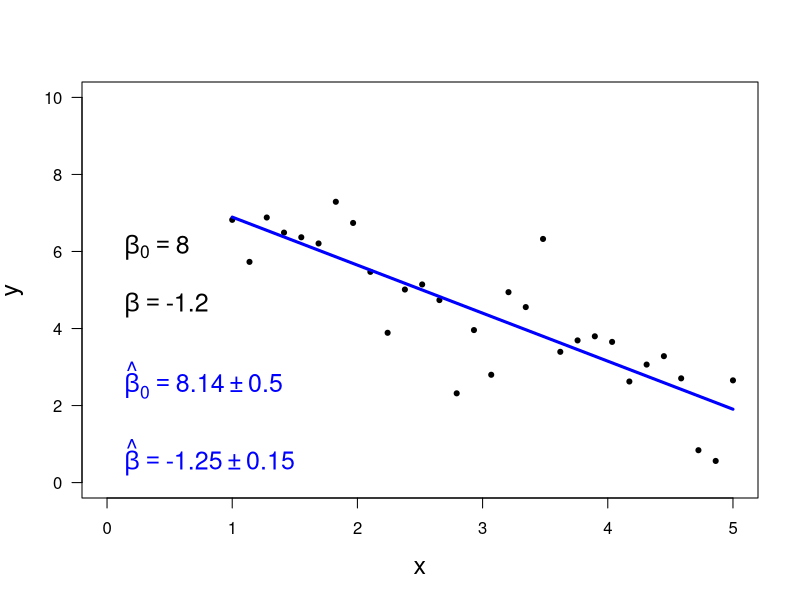

The R script that drew this image:
print('file: LS-example1.R')
# generate artificial data & fit straight line; n=30
beta0 = 8; beta = -1.2 # true intercept & slope
sigma = 1;             # true standard deviation of normal noise
# ----------- generate data:
set.seed(1953)   # set seed for random number generators
n = 30           # sample size
dx = 4/(n-1); x = seq(1,5,dx); noise = sigma*rnorm(n)
y = beta0 + beta*x + noise
# ----------- fit straight line:
out1 = lm(y~x); out2 = summary(out1)
# Coefficients:
#                Estimate Std. Error t value Pr(>|t|)    
#  (Intercept)   8.1393     0.4953  16.433 6.52e-16 ***
#  x            -1.2469     0.1534  -8.128 7.54e-09 ***
b0 = out1$coefficients[1]; b = out1$coefficients[2]
ub0 = out2$coefficients[3]; ub = out2$coefficients[4]
res=out1$residuals
resSTD = (res-mean(res))/sd(res)  # standardize residuals
# ----------- plot: 
sflag = 2
if (sflag == 1) { # plot data
  # png('SLFn30data160925.png',width=16,height=16,units='cm',res=300)
  plot(x,y,type='p',lwd=4,col='black',cex=0.6,ylim=c(0,10),
       xlim=c(0,max(x)),xlab='x',ylab='y',las=1,cex.lab=1.5)
  # dev.off()
}
if (sflag == 2) { # data & fitted straight line
  # png('SLFn30estimates160925.png',width=16,height=16,units='cm',res=300)
  plot(x,y,type='p',lwd=3,col='black',cex=0.4,ylim=c(0,10),
       xlim=c(0,max(x)),xlab='x',ylab='y',las=1,cex.lab=1.5)
  xp = c(min(x),max(x))
  yp = out1$coefficients[1]+out1$coefficients[2]*xp
  lines(xp,yp,col='blue',lwd=3)
  xt = 0
  text(xt,6,bquote(~beta[0] == .(beta0)),col='black',pos=4,cex=1.5)
  text(xt,4.5,bquote(~beta == .(beta)),col='black',pos=4,cex=1.5)
  br = round(b,2); ubr = round(ub,2)
  text(xt,0.5,bquote(~hat(beta) == .(br) %+-% .(ubr)),col='blue',pos=4,cex=1.5)
  b0r = round(b0,2); ub0r = round(ub0,2)
  text(xt,2.5,bquote(~hat(beta)[0] == .(b0r) %+-% .(ub0r)),col='blue',pos=4,cex=1.5)
  # dev.off()
}
if (sflag == 3) { # plot residuals over x
  # png('SLFn30resx160925.png',width=16,height=16,units='cm',res=300)
  plot(x,res,type='p',lwd=4,col='blue',cex=0.6,
       xlim=c(0,max(x)),xlab='x',ylab='Residuals',las=1,cex.lab=1.5)
  abline(h=0,col='magenta',lty=2)
  # dev.off()
}
if (sflag == 4) { # histogram of residuals & KS-test
  # png('SLFn30reshist160925.png',width=16,height=16,units='cm',res=300)
  hist(res,col='blue',xlab='Residuals',las=1,main='',cex.lab=1.5)
  out3 = ks.test(resSTD,'pnorm')
  out4 = shapiro.test(resSTD)
  p = out3$p.value
  pS = out4$p.value
  text(-1.5,12,paste('p = ',as.character(round(pS,3))),col='blue',cex=1.5)
  text(-1.5,10,'(Shapiro-Wilk test)',col='blue',cex=1.5)
  text(2,12,paste('p = ',as.character(round(p,3))),col='blue',cex=1.5)
  text(2,10,'(KS test)',col='blue',cex=1.5)
  # dev.off()
}
if (sflag == 5) { # estimate of density of standardized residuals
  # png('SLFn30resdensity160925.png',width=16,height=16,units='cm',res=300)
  plot(density(resSTD,from=-3.5,to=3.5),type='l',lwd=3,col='blue',cex.lab=1.5,
       xlab='Residuals',ylab='Estimated density',main='',las=1,xlim=c(-3,3))
  # dev.off()
}
if (sflag == 6) { # estimate of density of standardized noise
  # png('SLFn30noisedensity160925.png',width=16,height=16,units='cm',res=300)
  noiseSTD = (noise-mean(noise))/sd(noise)
  plot(density(noiseSTD,from=-3.5,to=3.5),type='l',lwd=3,col='blue',cex.lab=1.5,
       xlab='Noise',ylab='Estimated density',main='',las=1,xlim=c(-3,3))
  # dev.off()
}
print('Test for homo- versus heteroskedasticity:')
# install.packages('car')
library(car)
pskedasticity = ncvTest(lm(y ~ x))$p; print(c(round(pskedasticity,4),'p(skedasticity)'))
print('Null hypothesis H0: residuals are homoskedastic')
if (pskedasticity >= 0.05) print('Do not reject H0 on significance level alpha=0.05')
if (pskedasticity < 0.05)  print('Reject H0 on significance level alpha=0.05')
